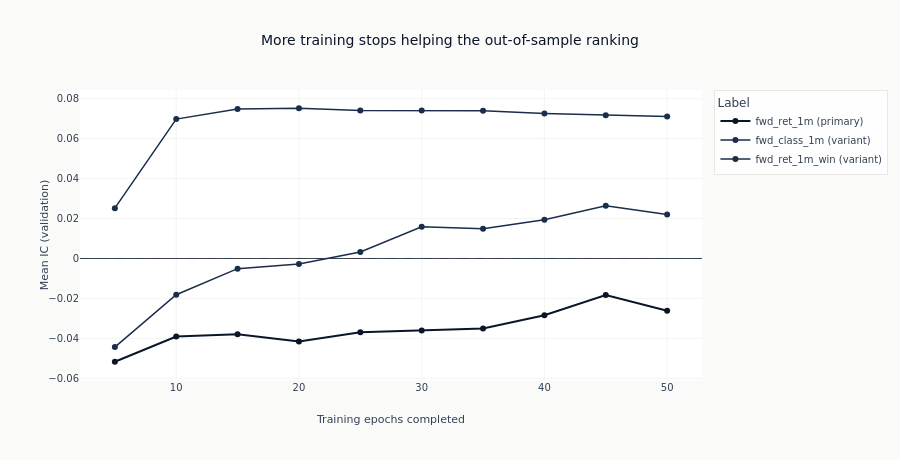

Notebook source saved alongside this figure:
### Markdown cell above
### What more training does

Each line traces one label's out-of-sample IC as epochs are added, and the shape to read is where
it reaches its highest point.

A line that rises and then flattens has learned what it is going to learn. A line still climbing
at the last checkpoint has not converged at the declared budget, so its final number is a lower
bound rather than a level. A line that peaks early and then falls is the third case: added epochs
stop buying out-of-sample ranking and start costing it. All three are published, because which
one a reader is looking at is a fact about the data rather than something to resolve away before
the backtest sees it.

What the chart cannot say is why. Only validation IC is computed here; the reconstruction loss on
the training window is not, so a falling line is evidence that more training stopped helping and
not evidence about what the network was doing to its inputs while that happened.

### Code cell
curves = catalog.filter("full_coverage").sort("label", "checkpoint_value")
fig = go.Figure()
for label in panel_labels:
    series = curves.filter(pl.col("label") == label).sort("checkpoint_value")
    fig.add_trace(
        go.Scatter(
            x=series.get_column("checkpoint_value").to_list(),
            y=series.get_column("ic_mean").to_list(),
            mode="lines+markers",
            name=f"{label} ({'primary' if label == primary else 'variant'})",
            line=dict(
                color=COLORS["blue"] if label == primary else COLORS["slate"],
                width=2 if label == primary else 1.5,
            ),
            marker=dict(size=6),
        )
    )
fig.add_hline(y=0, line_width=1, line_dash="dash", line_color=COLORS["neutral"])
fig.update_xaxes(title_text="Training epochs completed")
fig.update_yaxes(title_text="Mean IC (validation)")
fig.update_layout(
    title="More training stops helping the out-of-sample ranking",
    height=460,
    width=900,
    margin=dict(t=90),
    legend=dict(title_text="Label"),
)
# Where each line peaks is a fact about the frame, so the alt text counts it rather than asserting
# a shape the next run may not reproduce.
peaks = (
    curves.group_by("label")
    .agg(
        peak_checkpoint=pl.col("checkpoint_value").sort_by("ic_mean", descending=True).first(),
        first_checkpoint=pl.col("checkpoint_value").min(),
        last_checkpoint=pl.col("checkpoint_value").max(),
    )
    .sort("label")
)
peak_text = "; ".join(
    f"{row['label']} peaks at epoch {row['peak_checkpoint']} of "
    f"{row['first_checkpoint']} to {row['last_checkpoint']}"
    for row in peaks.iter_rows(named=True)
)
show_plotly_with_alt(
    fig,
    "Line chart of mean validation information coefficient against training epochs completed, one "
    "line per label with a marker at each declared checkpoint: the primary target in dark navy and "
    "the two variants in slate, over a dashed zero line. Counted from the frame: "
    f"{peak_text}.",
)

### Figure 1 — Plotly figure (JSON) as saved in the notebook; plotly's stock layout.template omitted (floating-point values rounded to 4 significant figures)
{"data": [{"line": {"color": "#0a1628", "width": 2}, "marker": {"size": 6}, "mode": "lines+markers", "name": "fwd_ret_1m (primary)", "type": "scatter", "x": [5, 10, 15, 20, 25, 30, 35, 40, 45, 50], "y": [-0.0517, -0.03906, -0.03793, -0.04159, -0.03693, -0.03605, -0.0351, -0.02841, -0.01834, -0.02619]}, {"line": {"color": "#1a2d4a", "width": 1.5}, "marker": {"size": 6}, "mode": "lines+markers", "name": "fwd_class_1m (variant)", "type": "scatter", "x": [5, 10, 15, 20, 25, 30, 35, 40, 45, 50], "y": [0.0252, 0.06979, 0.07485, 0.07522, 0.07409, 0.07411, 0.07394, 0.07257, 0.07168, 0.07115]}, {"line": {"color": "#1a2d4a", "width": 1.5}, "marker": {"size": 6}, "mode": "lines+markers", "name": "fwd_ret_1m_win (variant)", "type": "scatter", "x": [5, 10, 15, 20, 25, 30, 35, 40, 45, 50], "y": [-0.04437, -0.01814, -0.005078, -0.002809, 0.00328, 0.01586, 0.01493, 0.01945, 0.02635, 0.02199]}], "layout": {"height": 460, "legend": {"title": {"text": "Label"}}, "margin": {"t": 90}, "shapes": [{"line": {"color": "#334155", "dash": "dash", "width": 1}, "type": "line", "x0": 0, "x1": 1, "xref": "x domain", "y0": 0, "y1": 0, "yref": "y"}], "title": {"text": "More training stops helping the out-of-sample ranking"}, "width": 900, "xaxis": {"title": {"text": "Training epochs completed"}}, "yaxis": {"title": {"text": "Mean IC (validation)"}}}}
